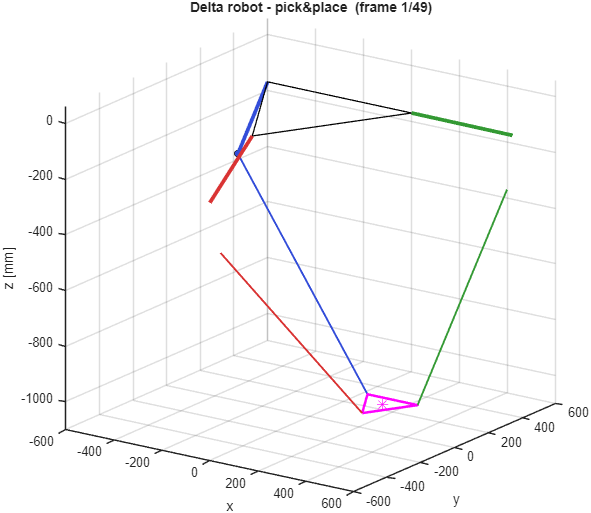
%> input picture MoPhong_DongHoc/figs/frames/fr_001.png, 591 x 513 px
$ octave p6_animate.m   (GNU Octave 9; MATLAB toolbox functions it lacks are replaced by stand-ins)
%> lines starting %> are read from the running program, lines starting %| are printed output that depends on the picture
### MoPhong_DongHoc/delta_ik.m
function [theta, ok] = delta_ik(P, p)
% [12 lines of commented-out code are left out]
theta = nan(3,1);
ok = true;
for i = 1:3
    c = cos(p.phi(i)); s = sin(p.phi(i));
    u  = (P(1)*c + P(2)*s) - p.Rr;
    w  = -P(1)*s + P(2)*c;
    z  = P(3);
    E = 2*p.L1*z;
    F = -2*p.L1*u;
    G = p.L1^2 + u^2 + w^2 + z^2 - p.L2^2;

    rho = hypot(E, F);
    if rho < 1e-12 || abs(G) > rho + 1e-6
        ok = false; theta(i) = NaN; continue;   % khong toi duoc
    end
    % E*sin+F*cos = -G  <=>  sin(th+psi) = -G/rho,  psi = atan2(F,E)
    psi = atan2(F, E);
    as  = max(-1, min(1, -G/rho));
    b   = asin(as);
    cand = [b - psi, pi - b - psi];
    cand = atan2(sin(cand), cos(cand));          % wrap ve (-pi,pi]

    % chon nghiem trong gioi han; neu ca hai -> lay goc nho hon (elbow hop ly)
    inlim = cand(cand >= p.th_min & cand <= p.th_max);
    if isempty(inlim)
        ok = false; theta(i) = cand(1);          % ngoai gioi han
    else
        theta(i) = min(inlim);
    end
end
end

### MoPhong_DongHoc/params.m
function p = params()
% PARAMS  Thong so dong hoc Delta Robot HCMUTE (nguon thong so duy nhat).
%   Don vi: mm, rad. Goc theta_i = goc bicep chuc xuong duoi mat phang ngang.
p.R    = 347.0;                    % ban kinh vong khop de [mm] = (R-r)+r = 226.4+120.6
p.r    = 120.6;                    % ban kinh vong khop ban may [mm]
p.Rr   = p.R - p.r;                % 226.4 mm (tham so rut gon)
p.L1   = 407.5;                    % canh tay tren (bicep) [mm]
p.L2   = 1000.0;                   % thanh truyen (forearm, ball-to-ball) [mm]
p.phi  = deg2rad([-90, 30, 150]);  % phuong vi 3 canh tay [rad]

% Vung lam viec muc tieu (tru dong truc)
p.ws_D  = 800;                     % duong kinh [mm]
p.ws_H  = 250;                     % chieu cao [mm]
p.ws_zc = -925;                    % z tam tru (duoi mat vai) [mm]

% Gioi han goc dong co (gia dinh ban dau - can xac nhan tu co cau/hop so)
p.th_min = deg2rad(-45);
p.th_max = deg2rad(70);

% Gioi han goc truyen (transmission angle) toi thieu chap nhan duoc
p.mu_min = deg2rad(30);
end

### MoPhong_DongHoc/p6_animate.m
% p6_animate.m -- Phase 6: hoat hinh 3D robot chay theo quy dao (xuat GIF)
clear; clc;
p = params();
if ~exist('figs','dir'), mkdir figs; end
if ~exist('figs/frames','dir'), mkdir figs/frames; end
fprintf('=== PHASE 6: HOAT HINH 3D ===\n');

% Quy dao (dung lai waypoint nhu Phase 5, lay thua frame)
W = [ 300 0 -1000; 300 0 -820; -300 0 -820; -300 0 -1000];
nf = 48; P = [];
seglen = [round(nf*0.25) round(nf*0.5) round(nf*0.25)];
for k=1:3
  A=W(k,:); Bp=W(k+1,:); m=seglen(k); ss=linspace(0,1,m+1);
  ss=10*ss.^3-15*ss.^4+6*ss.^5;
  Pk=A+ss(:)*(Bp-A); if k>1, Pk=Pk(2:end,:); end
  P=[P;Pk]; %#ok<AGROW>
end
nfr=size(P,1);

phi=p.phi; c=cos(phi); s=sin(phi);
gif='figs/p6_animation.gif';
f=figure('Visible','off','Position',[80 80 720 620],'Color','w');
for f_i=1:nfr
  Pc=P(f_i,:).'; [th,~]=delta_ik(Pc,p);
  clf; hold on; grid on; axis equal;
  % de: tam giac khop de
  B=[p.R*c; p.R*s; zeros(1,3)];
  plot3(B(1,[1 2 3 1]),B(2,[1 2 3 1]),B(3,[1 2 3 1]),'k-','LineWidth',1);
  cols=[0.85 0.2 0.2; 0.2 0.6 0.2; 0.2 0.3 0.85];
  Pj=zeros(3,3);
  for i=1:3
    ct=cos(th(i)); st=sin(th(i));
    Bi=[p.R*c(i); p.R*s(i); 0];
    Ei=[p.R*c(i)+p.L1*ct*c(i); p.R*s(i)+p.L1*ct*s(i); -p.L1*st];
    Pi=[Pc(1)+p.r*c(i); Pc(2)+p.r*s(i); Pc(3)];
    Pj(:,i)=Pi;
    plot3([Bi(1) Ei(1)],[Bi(2) Ei(2)],[Bi(3) Ei(3)],'-','Color',cols(i,:),'LineWidth',3);   % bicep
    plot3([Ei(1) Pi(1)],[Ei(2) Pi(2)],[Ei(3) Pi(3)],'-','Color',cols(i,:),'LineWidth',1.5);  % forearm
    plot3(Ei(1),Ei(2),Ei(3),'ko','MarkerFaceColor',cols(i,:),'MarkerSize',5);
  end
  % ban may
  plot3(Pj(1,[1 2 3 1]),Pj(2,[1 2 3 1]),Pj(3,[1 2 3 1]),'m-','LineWidth',2);
  plot3(Pc(1),Pc(2),Pc(3),'m*','MarkerSize',9);
  plot3(P(1:f_i,1),P(1:f_i,2),P(1:f_i,3),'b:','LineWidth',1);   % vet quy dao
  xlim([-600 600]); ylim([-600 600]); zlim([-1100 60]);
  xlabel('x'); ylabel('y'); zlabel('z [mm]'); view(35,18);
  title(sprintf('Delta robot - pick&place  (frame %d/%d)',f_i,nfr));
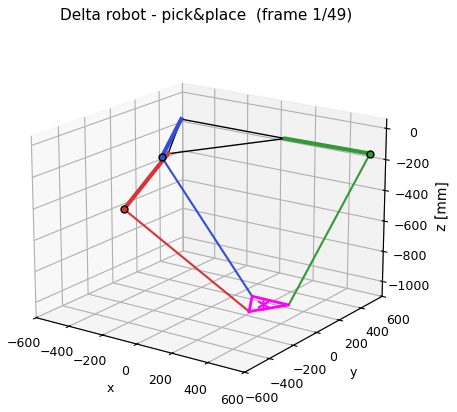
%> figure redrawn from the program's plot data
  fn=sprintf('figs/frames/fr_%03d.png',f_i);
  exportgraphics(f,fn,'Resolution',90);
  [Im,map]=rgb2ind(imread(fn),128);
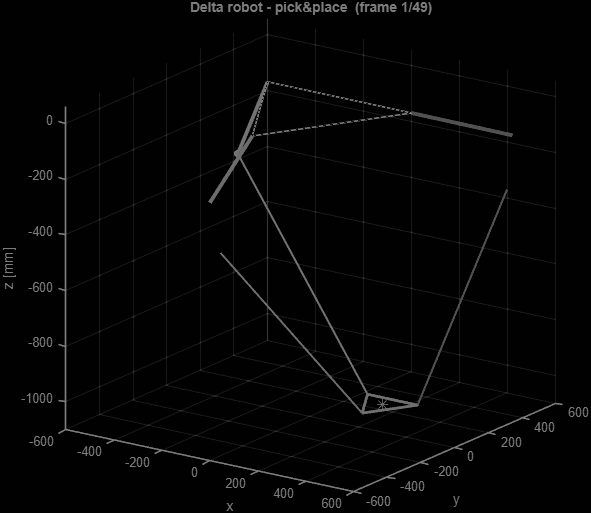
%> Im: size 513x591 uint8; min 1, max 126, mean 4.7
%> map = 127 rows, first 12: [1 1 1; 0.984 0.984 0.984; 0.969 0.969 0.969; 0.965 0.965 0.965; 0.953 0.953 0.953; 0.941 0.941 0.941; 0.937 0.937 0.937; 0.933 0.933 0.933; 0.929 0.929 0.929; 0.98 0.898 0.898; 0.898 0.949 0.898; 0.922 0.922 0.922]
  if f_i==1, imwrite(Im,map,gif,'gif','LoopCount',inf,'DelayTime',0.06);
  else,      imwrite(Im,map,gif,'gif','WriteMode','append','DelayTime',0.06); end
end
%> pass 2 of the loop `for f_i=1:nfr`:
%> `title(sprintf('Delta robot - pick&place  (frame %d/%d)',f_i,nfr));`:
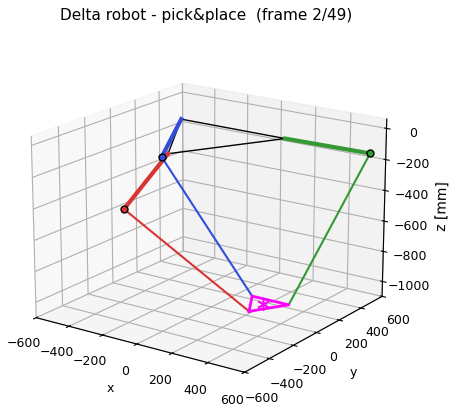
%> figure redrawn from the program's plot data
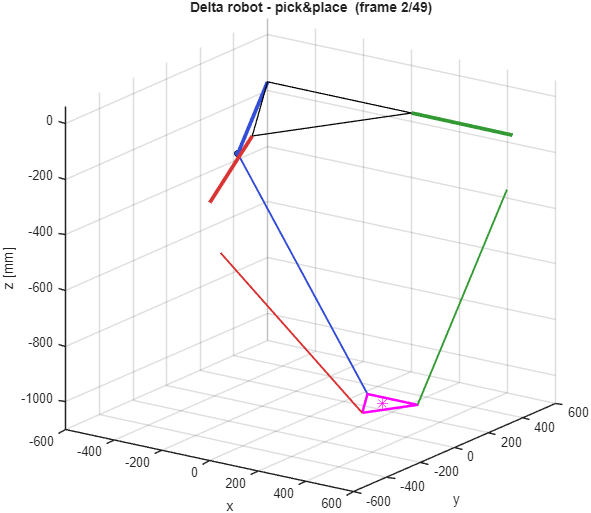
%> input picture MoPhong_DongHoc/figs/frames/fr_002.png, 591 x 513 px
%> `[Im,map]=rgb2ind(imread(fn),128);`:
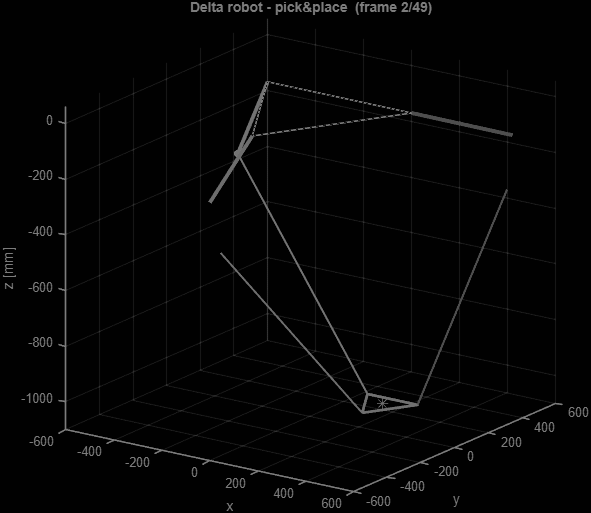
%> Im: size 513x591 uint8; min 1, max 126, mean 4.7; mean of the top-left, top-right, bottom-left and bottom-right quarters 4.8, 3.8, 4.7, 5.4
%> pass 3 of the loop `for f_i=1:nfr`:
%> `title(sprintf('Delta robot - pick&place  (frame %d/%d)',f_i,nfr));`:
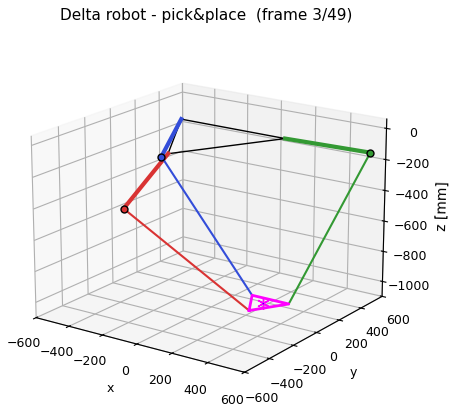
%> figure redrawn from the program's plot data
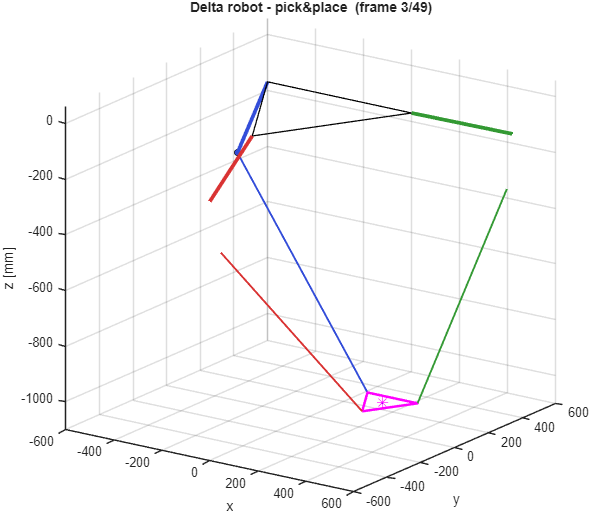
%> input picture MoPhong_DongHoc/figs/frames/fr_003.png, 591 x 513 px
%> `[Im,map]=rgb2ind(imread(fn),128);`:
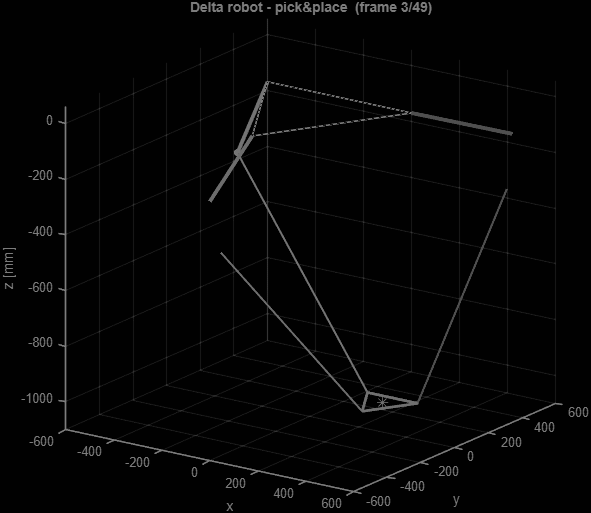
%> Im: size 513x591 uint8; min 1, max 126, mean 4.7; mean of the top-left, top-right, bottom-left and bottom-right quarters 4.8, 3.8, 4.8, 5.4
%> (the run ends here)
